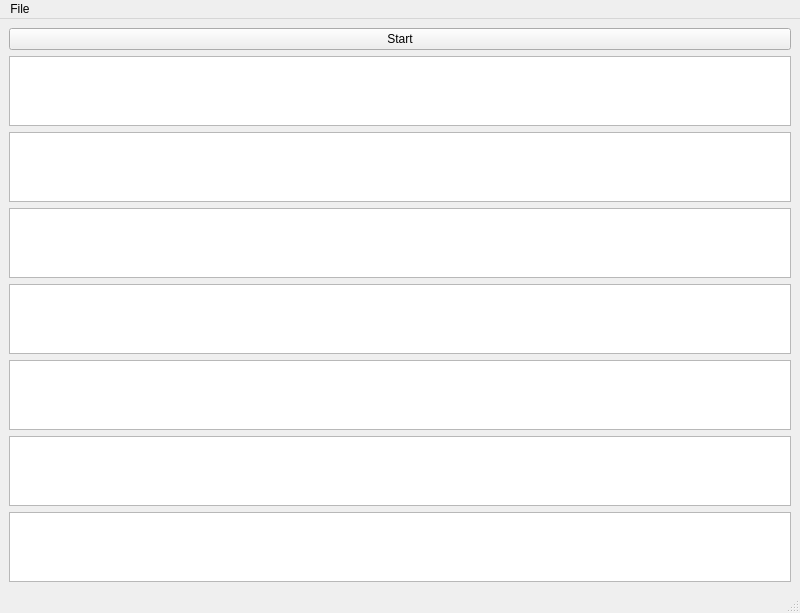
<?xml version="1.0" encoding="UTF-8"?>
<ui version="4.0">
 <class>MainWindow</class>
 <widget class="QMainWindow" name="MainWindow">
  <property name="geometry">
   <rect>
    <x>0</x>
    <y>0</y>
    <width>800</width>
    <height>600</height>
   </rect>
  </property>
  <property name="windowTitle">
   <string>MainWindow</string>
  </property>
  <widget class="QWidget" name="centralwidget">
   <layout class="QVBoxLayout" name="verticalLayout_2">
    <item>
     <layout class="QVBoxLayout" name="verticalLayout">
      <item>
       <widget class="QPushButton" name="startButton">
        <property name="text">
         <string>Start</string>
        </property>
       </widget>
      </item>
      <item>
       <widget class="PlotWidget" name="rawView"/>
      </item>
      <item>
       <widget class="PlotWidget" name="deltaView"/>
      </item>
      <item>
       <widget class="PlotWidget" name="thetaView"/>
      </item>
      <item>
       <widget class="PlotWidget" name="alphaView"/>
      </item>
      <item>
       <widget class="PlotWidget" name="betaView"/>
      </item>
      <item>
       <widget class="PlotWidget" name="gammaView"/>
      </item>
      <item>
       <widget class="PlotWidget" name="restView"/>
      </item>
     </layout>
    </item>
   </layout>
  </widget>
  <widget class="QMenuBar" name="menubar">
   <property name="geometry">
    <rect>
     <x>0</x>
     <y>0</y>
     <width>800</width>
     <height>19</height>
    </rect>
   </property>
   <widget class="QMenu" name="menuFile">
    <property name="title">
     <string>File</string>
    </property>
    <addaction name="actionQuit"/>
   </widget>
   <addaction name="menuFile"/>
  </widget>
  <widget class="QStatusBar" name="statusbar"/>
  <action name="actionQuit">
   <property name="text">
    <string>Quit</string>
   </property>
  </action>
 </widget>
 <customwidgets>
  <customwidget>
   <class>PlotWidget</class>
   <extends>QGraphicsView</extends>
   <header>pyqtgraph</header>
  </customwidget>
 </customwidgets>
 <tabstops>
  <tabstop>startButton</tabstop>
  <tabstop>rawView</tabstop>
  <tabstop>deltaView</tabstop>
  <tabstop>thetaView</tabstop>
  <tabstop>alphaView</tabstop>
  <tabstop>betaView</tabstop>
  <tabstop>gammaView</tabstop>
  <tabstop>restView</tabstop>
 </tabstops>
 <resources/>
 <connections/>
</ui>
